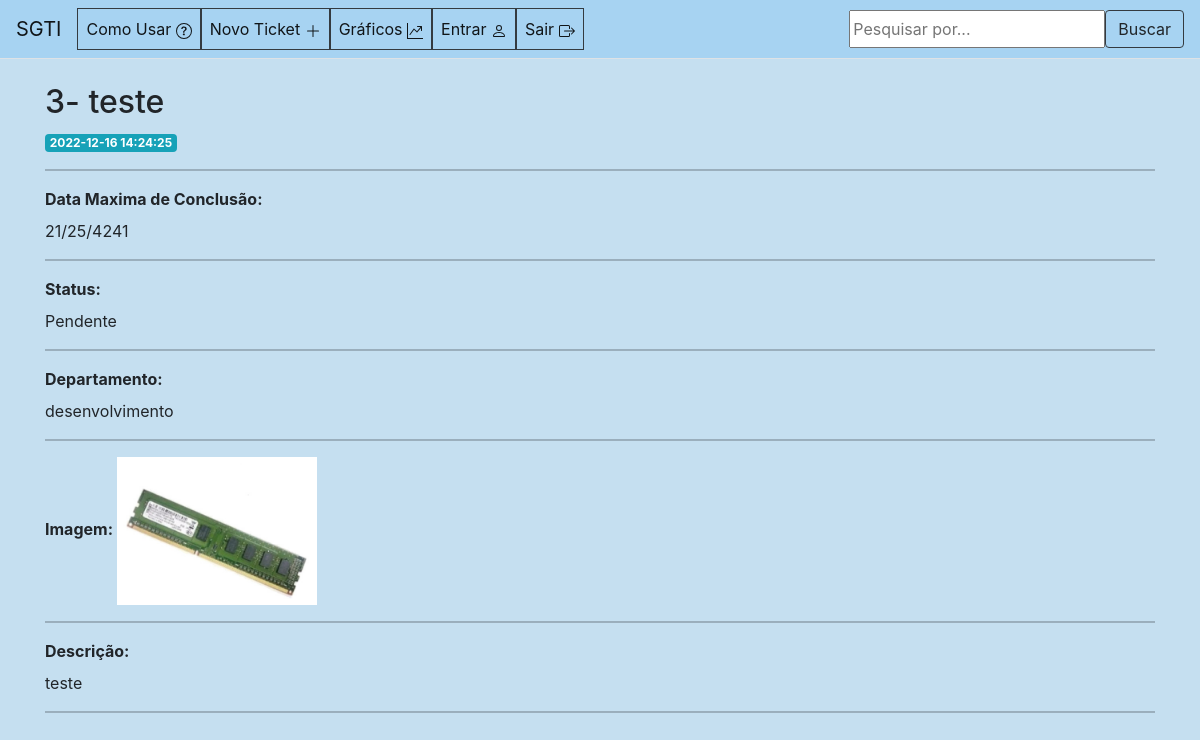
Before: /3 with the older database file.
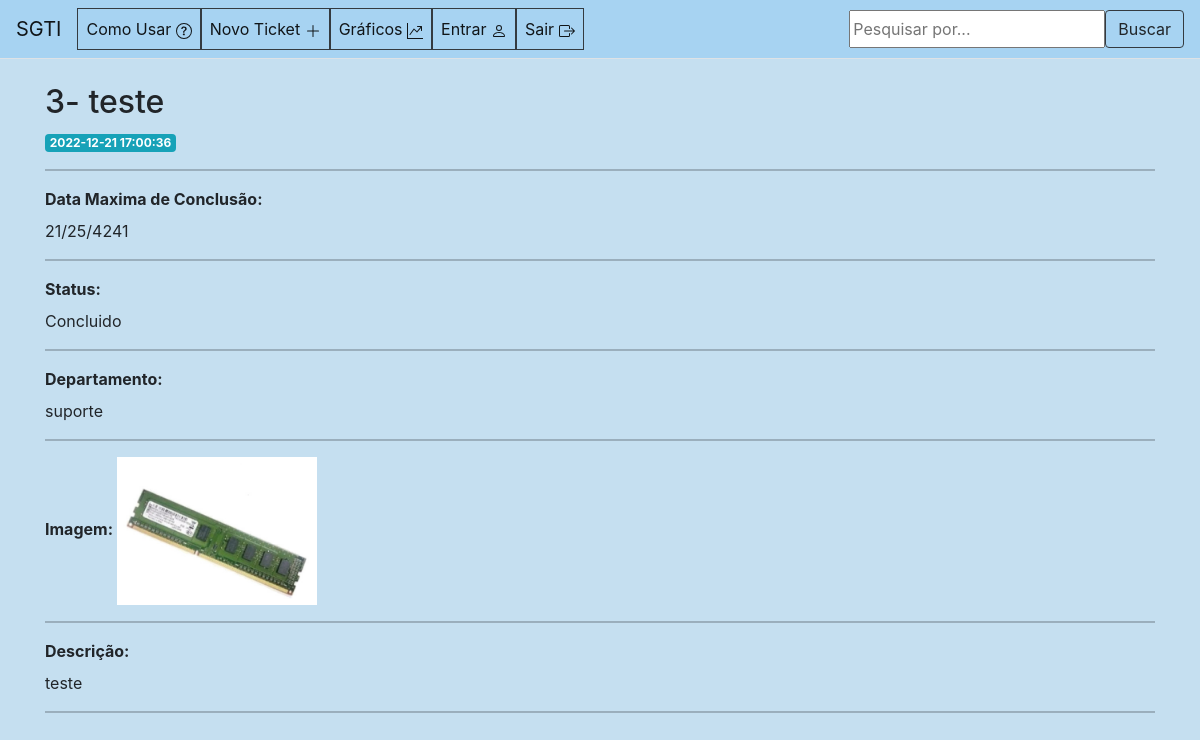
After: the same page with the newer database file.
### tables this page shows
CREATE TABLE posts (
    id INTEGER PRIMARY KEY AUTOINCREMENT,
    created TIMESTAMP NOT NULL DEFAULT CURRENT_TIMESTAMP,
    title TEXT NOT NULL,
    content TEXT NOT NULL,
    conclusao TEXT NOT NULL,
    departamentos TEXT NOT NULL,
    status TEXT NOT NULL,
    anexos TEXT NOT NULL
);

### app.py (the view)
@app.route('/<int:post_id>')
def post(post_id):
    post = get_post(post_id)
    return render_template('post.html', post=post)

### app.py (called while the page is built)
def get_db_connection():
    conn = sqlite3.connect('database.db')
    conn.row_factory = sqlite3.Row
    return conn

def get_post(post_id):
    conn = get_db_connection()
    post = conn.execute('SELECT * FROM posts WHERE id = ?',
                        (post_id,)).fetchone()
    conn.close()
    if post is None:
        abort(404)
    return post

### templates/post.html (shortened to what this page needs)
{% extends 'base.html' %}
{% block content %}
<br>
<h2>{% block title %} {{ post['id'] }}- {{ post['title'] }} {% endblock %}</h2>
<span class="badge badge-info">{{ post['created'] }}</span>
<hr />
<label for="title" font><b> Data Maxima de Conclusão:</b></label>
<p>{{ post['conclusao'] }}</p>
<hr />
<label for="title" font><b> Status:</b></label>
<p style="text-transform: capitalize;">{{ post['status'] }}</p>
<hr>
<label for="title" font><b> Departamento:</b></label>
<p>{{ post['departamentos'] }}</p>
<hr>
<div id="imagens">
    <div>
        <label><b> Imagem:</b></label>
        <a href="#" parametro="imagem1.jpg" class="abrirModal"><img src="/static/images/{{ post['anexos'] }}"></a>
    </div>
</div>
<hr>
<label for="title"><b>Descrição:</b></label>
<p>{{ post['content'] }}</p>
<hr />
{% endblock %}

### templates/base.html (shortened to what this page needs)
<!doctype html>
<html lang="pt-br">
<head>
  <link rel="stylesheet" href="/static/css/style.css">
  <link href="https://cdn.jsdelivr.net/npm/bootstrap@5.0.2/dist/css/bootstrap.min.css" rel="stylesheet"
>
  <link rel="stylesheet" href="https://stackpath.bootstrapcdn.com/bootstrap/4.3.1/css/bootstrap.min.css"
>
</head>
<body style="background-color: #c5dff0">
  <nav class="navbar navbar-expand-md navbar-light border-bottom" style="background-color: #a7d3f2">
    <a class="navbar-brand" href="{{ url_for('index')}}">SGTI</a>
    <div class="collapse navbar-collapse" id="navbarNav">
      <ul class="navbar-nav d-flex align-items-center">
        <li class="nav-item active">
          <a class="nav-link border border-dark" href="{{url_for('manual')}}" target="_blank">Como Usar </a>
        </li>
        <li class="nav-item active">
          <a class="nav-link border border-dark" href="{{url_for('create')}}">Novo Ticket <svg
              xmlns="http://www.w3.org/2000/svg" width="16" height="16" fill="currentColor" class="bi bi-plus-lg"
              viewBox="0 0 16 16">
              <path fill-rule="evenodd"
                d="M8 2a.5.5 0 0 1 .5.5v5h5a.5.5 0 0 1 0 1h-5v5a.5.5 0 0 1-1 0v-5h-5a.5.5 0 0 1 0-1h5v-5A.5.5 0 0 1 8 2Z" />
            </svg></a>
        </li>
        <li class="nav-item active">
          <a class="nav-link border border-dark" href="{{url_for('graph')}}">Gráficos </a>
        </li>
        <li class="nav-item active">
          <a class="nav-link border border-dark" href="{{url_for('login')}}">Entrar </a>
        </li>
        <li class="nav-item active">
          <a class="nav-link border border-dark" href="{{url_for('logout')}}">Sair </a>
        </li>
      </ul>
    </div>
    <div class="buscar">
      <form class="search-box d-flex" method="post">
        <input class="search-box" type="busca" value="{{request.form['buscar']}}" placeholder="Pesquisar por..."
          name="buscar">
        <button class="btn btn-outline-sucess my-2 my-sm-0 border border-dark" type="submit">Buscar</button>
    </div>
  </nav>
  <div class="container">
    {% block content %} {% endblock %}
  </div>
</body>
</html>

### static/css/style.css (style rules this page uses)
#imagens img { width: 200px; }
.search-box input { margin: 0; font-family: inherit; font-size: inherit; line-height: normal; }
.manual h2, p { text-align: justify; }

Changed rows visible on the page:
changed posts "teste": created "2022-12-16 14:24:25" → "2022-12-21 17:00:36"; status "Pendente" → "Concluido"; departamentos "desenvolvimento" → "suporte"
